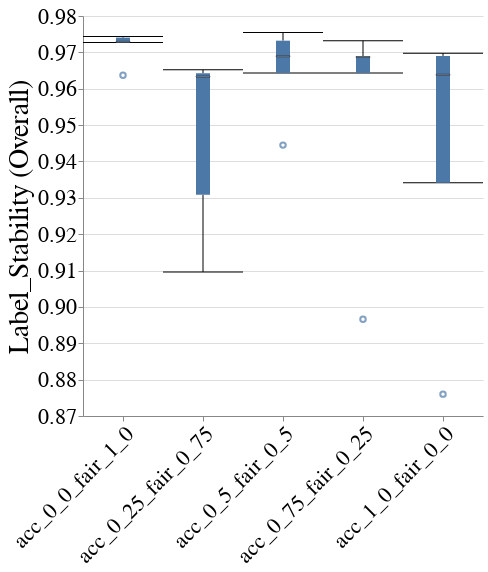

Notebook cell for this chart:
### Code cell
create_box_plot_per_cost_model(to_plot=best_lp_metrics_per_exp_config_df, metric_name="Label_Stability")

### Figure 1 — Vega-Lite specification as saved in the notebook (floating-point values rounded to 4 significant figures)
{"config": {"view": {"continuousWidth": 400, "continuousHeight": 300, "stroke": null}, "axis": {"labelFontSize": 22, "labelFontWeight": "normal", "titleFontSize": 28, "titleFontWeight": "normal"}, "title": {"fontSize": 28}}, "data": {"name": "data-537f8df85956f39d2b3340d9322106c4"}, "mark": {"type": "boxplot", "median": {"stroke": "black", "strokeWidth": 0.7}, "ticks": true}, "encoding": {"x": {"axis": {"labelAngle": -45, "labelLimit": 300}, "field": "exp_config_name", "title": null, "type": "nominal"}, "y": {"field": "overall", "scale": {"zero": false}, "title": "Label_Stability (Overall)", "type": "quantitative"}}, "height": 400, "width": 400, "$schema": "https://vega.github.io/schema/vega-lite/v4.17.0.json", "datasets": {"data-537f8df85956f39d2b3340d9322106c4": [{"exp_config_name": "acc_0_0_fair_1_0", "logical_pipeline_uuid": "Tm9uZSZESVImbHJfY2xm", "physical_pipeline_uuid": "10a4b262-5142-4d67-aceb-7c4e30102b28", "run_num": 4, "compound_pp_quality": 0.9905, "metric": "Label_Stability", "model_name": "lr_clf", "runtime_in_mins": 0.2394, "dataset_name": "folk_emp", "logical_pipeline_name": "None&DIR&lr_clf", "null_imputer_name": "None", "fairness_intervention_name": "DIR", "RAC1P_dis": 0.9821, "RAC1P_priv": 0.9675, "SEX&RAC1P_dis": 0.9788, "SEX&RAC1P_priv": 0.9715, "SEX_dis": 0.968, "SEX_priv": 0.9782, "overall": 0.9729}, {"exp_config_name": "acc_0_0_fair_1_0", "logical_pipeline_uuid": "Tm9uZSZESVImbHJfY2xm", "physical_pipeline_uuid": "27e41a7c-d6bf-46f0-9110-40e96932e653", "run_num": 5, "compound_pp_quality": 0.9882, "metric": "Label_Stability", "model_name": "lr_clf", "runtime_in_mins": 0.3664, "dataset_name": "folk_emp", "logical_pipeline_name": "None&DIR&lr_clf", "null_imputer_name": "None", "fairness_intervention_name": "DIR", "RAC1P_dis": 0.9822, "RAC1P_priv": 0.9695, "SEX&RAC1P_dis": 0.9834, "SEX&RAC1P_priv": 0.9722, "SEX_dis": 0.9761, "SEX_priv": 0.9726, "overall": 0.9743}, {"exp_config_name": "acc_0_0_fair_1_0", "logical_pipeline_uuid": "Tm9uZSZESVImbHJfY2xm", "physical_pipeline_uuid": "2a1062df-0658-4bed-bebc-f08a64c100bc", "run_num": 2, "compound_pp_quality": 0.9999, "metric": "Label_Stability", "model_name": "lr_clf", "runtime_in_mins": 0.2394, "dataset_name": "folk_emp", "logical_pipeline_name": "None&DIR&lr_clf", "null_imputer_name": "None", "fairness_intervention_name": "DIR", "RAC1P_dis": 0.9761, "RAC1P_priv": 0.9706, "SEX&RAC1P_dis": 0.9752, "SEX&RAC1P_priv": 0.9721, "SEX_dis": 0.9717, "SEX_priv": 0.9737, "overall": 0.9727}, {"exp_config_name": "acc_0_0_fair_1_0", "logical_pipeline_uuid": "Tm9uZSZESVImbHJfY2xm", "physical_pipeline_uuid": "473666fc-7673-4c1a-988f-7d339730ef11", "run_num": 1, "compound_pp_quality": 0.9804, "metric": "Label_Stability", "model_name": "lr_clf", "runtime_in_mins": 0.2218, "dataset_name": "folk_emp", "logical_pipeline_name": "None&DIR&lr_clf", "null_imputer_name": "None", "fairness_intervention_name": "DIR", "RAC1P_dis": 0.9741, "RAC1P_priv": 0.9578, "SEX&RAC1P_dis": 0.975, "SEX&RAC1P_priv": 0.9612, "SEX_dis": 0.9636, "SEX_priv": 0.9638, "overall": 0.9637}, {"exp_config_name": "acc_0_0_fair_1_0", "logical_pipeline_uuid": "Tm9uZSZESVImbHJfY2xm", "physical_pipeline_uuid": "a4e709f5-5df7-4a13-8d4f-d3f1e38dc8e2", "run_num": 3, "compound_pp_quality": 0.9487, "metric": "Label_Stability", "model_name": "lr_clf", "runtime_in_mins": 0.2785, "dataset_name": "folk_emp", "logical_pipeline_name": "None&DIR&lr_clf", "null_imputer_name": "None", "fairness_intervention_name": "DIR", "RAC1P_dis": 0.9796, "RAC1P_priv": 0.9708, "SEX&RAC1P_dis": 0.9819, "SEX&RAC1P_priv": 0.9722, "SEX_dis": 0.9769, "SEX_priv": 0.9711, "overall": 0.9741}, {"exp_config_name": "acc_0_25_fair_0_75", "logical_pipeline_uuid": "Tm9uZSZESVImbGdibV9jbGY=", "physical_pipeline_uuid": "10ec22bd-bb2b-4b0b-9c70-e0c2868ed85f", "run_num": 1, "compound_pp_quality": 0.9227, "metric": "Label_Stability", "model_name": "lgbm_clf", "runtime_in_mins": 0.9932, "dataset_name": "folk_emp", "logical_pipeline_name": "None&DIR&lgbm_clf", "null_imputer_name": "None", "fairness_intervention_name": "DIR", "RAC1P_dis": 0.9659, "RAC1P_priv": 0.9633, "SEX&RAC1P_dis": 0.9637, "SEX&RAC1P_priv": 0.9644, "SEX_dis": 0.9633, "SEX_priv": 0.9652, "overall": 0.9643}, {"exp_config_name": "acc_0_25_fair_0_75", "logical_pipeline_uuid": "Tm9uZSZESVImbGdibV9jbGY=", "physical_pipeline_uuid": "2001efbe-d5e3-4ded-afd0-791713baef03", "run_num": 2, "compound_pp_quality": 0.9262, "metric": "Label_Stability", "model_name": "lgbm_clf", "runtime_in_mins": 1.591, "dataset_name": "folk_emp", "logical_pipeline_name": "None&DIR&lgbm_clf", "null_imputer_name": "None", "fairness_intervention_name": "DIR", "RAC1P_dis": 0.9053, "RAC1P_priv": 0.9122, "SEX&RAC1P_dis": 0.9077, "SEX&RAC1P_priv": 0.9101, "SEX_dis": 0.9111, "SEX_priv": 0.9079, "overall": 0.9096}, {"exp_config_name": "acc_0_25_fair_0_75", "logical_pipeline_uuid": "Tm9uZSZESVImbGdibV9jbGY=", "physical_pipeline_uuid": "cae35392-63ad-4289-a244-ed998a037dab", "run_num": 3, "compound_pp_quality": 0.9325, "metric": "Label_Stability", "model_name": "lgbm_clf", "runtime_in_mins": 2.246, "dataset_name": "folk_emp", "logical_pipeline_name": "None&DIR&lgbm_clf", "null_imputer_name": "None", "fairness_intervention_name": "DIR", "RAC1P_dis": 0.9312, "RAC1P_priv": 0.9306, "SEX&RAC1P_dis": 0.9332, "SEX&RAC1P_priv": 0.9303, "SEX_dis": 0.9337, "SEX_priv": 0.928, "overall": 0.9308}, {"exp_config_name": "acc_0_25_fair_0_75", "logical_pipeline_uuid": "Tm9uZSZESVImbGdibV9jbGY=", "physical_pipeline_uuid": "e65d4227-6d08-432d-8b7e-cf1aec38947f", "run_num": 5, "compound_pp_quality": 0.9399, "metric": "Label_Stability", "model_name": "lgbm_clf", "runtime_in_mins": 0.3196, "dataset_name": "folk_emp", "logical_pipeline_name": "None&DIR&lgbm_clf", "null_imputer_name": "None", "fairness_intervention_name": "DIR", "RAC1P_dis": 0.967, "RAC1P_priv": 0.9642, "SEX&RAC1P_dis": 0.9633, "SEX&RAC1P_priv": 0.9657, "SEX_dis": 0.9632, "SEX_priv": 0.9673, "overall": 0.9652}, {"exp_config_name": "acc_0_25_fair_0_75", "logical_pipeline_uuid": "Tm9uZSZESVImbGdibV9jbGY=", "physical_pipeline_uuid": "eb9b5a19-82f6-416c-bf7f-9471911d01c1", "run_num": 4, "compound_pp_quality": 0.9446, "metric": "Label_Stability", "model_name": "lgbm_clf", "runtime_in_mins": 0.3492, "dataset_name": "folk_emp", "logical_pipeline_name": "None&DIR&lgbm_clf", "null_imputer_name": "None", "fairness_intervention_name": "DIR", "RAC1P_dis": 0.9668, "RAC1P_priv": 0.9613, "SEX&RAC1P_dis": 0.9689, "SEX&RAC1P_priv": 0.962, "SEX_dis": 0.9656, "SEX_priv": 0.9609, "overall": 0.9633}, {"exp_config_name": "acc_0_5_fair_0_5", "logical_pipeline_uuid": "Tm9uZSZESVImcmZfY2xm", "physical_pipeline_uuid": "07b5ccd5-a31a-40df-866d-e878edac7ba8", "run_num": 5, "compound_pp_quality": 0.8939, "metric": "Label_Stability", "model_name": "rf_clf", "runtime_in_mins": 0.5909, "dataset_name": "folk_emp", "logical_pipeline_name": "None&DIR&rf_clf", "null_imputer_name": "None", "fairness_intervention_name": "DIR", "RAC1P_dis": 0.9777, "RAC1P_priv": 0.9742, "SEX&RAC1P_dis": 0.9753, "SEX&RAC1P_priv": 0.9755, "SEX_dis": 0.975, "SEX_priv": 0.976, "overall": 0.9755}, {"exp_config_name": "acc_0_5_fair_0_5", "logical_pipeline_uuid": "Tm9uZSZESVImcmZfY2xm", "physical_pipeline_uuid": "25f8f8ee-416d-4ab7-b7f5-59f977922b92", "run_num": 1, "compound_pp_quality": 0.8783, "metric": "Label_Stability", "model_name": "rf_clf", "runtime_in_mins": 0.7308, "dataset_name": "folk_emp", "logical_pipeline_name": "None&DIR&rf_clf", "null_imputer_name": "None", "fairness_intervention_name": "DIR", "RAC1P_dis": 0.9405, "RAC1P_priv": 0.9468, "SEX&RAC1P_dis": 0.9297, "SEX&RAC1P_priv": 0.9479, "SEX_dis": 0.9435, "SEX_priv": 0.9455, "overall": 0.9445}, {"exp_config_name": "acc_0_5_fair_0_5", "logical_pipeline_uuid": "Tm9uZSZESVImcmZfY2xm", "physical_pipeline_uuid": "5734a395-9aba-48e5-93db-3110ef53510b", "run_num": 2, "compound_pp_quality": 0.9039, "metric": "Label_Stability", "model_name": "rf_clf", "runtime_in_mins": 0.3749, "dataset_name": "folk_emp", "logical_pipeline_name": "None&DIR&rf_clf", "null_imputer_name": "None", "fairness_intervention_name": "DIR", "RAC1P_dis": 0.9661, "RAC1P_priv": 0.9633, "SEX&RAC1P_dis": 0.9677, "SEX&RAC1P_priv": 0.9635, "SEX_dis": 0.9659, "SEX_priv": 0.9626, "overall": 0.9643}, {"exp_config_name": "acc_0_5_fair_0_5", "logical_pipeline_uuid": "Tm9uZSZESVImcmZfY2xm", "physical_pipeline_uuid": "9b20a654-b7bb-4036-90a1-6bfb70add4d3", "run_num": 3, "compound_pp_quality": 0.8859, "metric": "Label_Stability", "model_name": "rf_clf", "runtime_in_mins": 0.3695, "dataset_name": "folk_emp", "logical_pipeline_name": "None&DIR&rf_clf", "null_imputer_name": "None", "fairness_intervention_name": "DIR", "RAC1P_dis": 0.9718, "RAC1P_priv": 0.974, "SEX&RAC1P_dis": 0.9711, "SEX&RAC1P_priv": 0.9737, "SEX_dis": 0.9752, "SEX_priv": 0.9712, "overall": 0.9732}, {"exp_config_name": "acc_0_5_fair_0_5", "logical_pipeline_uuid": "Tm9uZSZESVImcmZfY2xm", "physical_pipeline_uuid": "e428c255-a1da-4312-a369-e71a6cad70ec", "run_num": 4, "compound_pp_quality": 0.8978, "metric": "Label_Stability", "model_name": "rf_clf", "runtime_in_mins": 0.3752, "dataset_name": "folk_emp", "logical_pipeline_name": "None&DIR&rf_clf", "null_imputer_name": "None", "fairness_intervention_name": "DIR", "RAC1P_dis": 0.9729, "RAC1P_priv": 0.9666, "SEX&RAC1P_dis": 0.9739, "SEX&RAC1P_priv": 0.9678, "SEX_dis": 0.9718, "SEX_priv": 0.9659, "overall": 0.9689}, {"exp_config_name": "acc_0_75_fair_0_25", "logical_pipeline_uuid": "Tm9uZSZESVImcmZfY2xm", "physical_pipeline_uuid": "29118464-4d6c-4ac9-9f57-378753656e1b", "run_num": 5, "compound_pp_quality": 0.8481, "metric": "Label_Stability", "model_name": "rf_clf", "runtime_in_mins": 0.3775, "dataset_name": "folk_emp", "logical_pipeline_name": "None&DIR&rf_clf", "null_imputer_name": "None", "fairness_intervention_name": "DIR", "RAC1P_dis": 0.9721, "RAC1P_priv": 0.9666, "SEX&RAC1P_dis": 0.968, "SEX&RAC1P_priv": 0.9689, "SEX_dis": 0.9672, "SEX_priv": 0.9703, "overall": 0.9687}, {"exp_config_name": "acc_0_75_fair_0_25", "logical_pipeline_uuid": "Tm9uZSZESVImcmZfY2xm", "physical_pipeline_uuid": "4127dfcc-8774-4868-8f9e-4e28d940d52d", "run_num": 2, "compound_pp_quality": 0.8569, "metric": "Label_Stability", "model_name": "rf_clf", "runtime_in_mins": 0.3968, "dataset_name": "folk_emp", "logical_pipeline_name": "None&DIR&rf_clf", "null_imputer_name": "None", "fairness_intervention_name": "DIR", "RAC1P_dis": 0.9661, "RAC1P_priv": 0.9633, "SEX&RAC1P_dis": 0.9677, "SEX&RAC1P_priv": 0.9635, "SEX_dis": 0.9659, "SEX_priv": 0.9626, "overall": 0.9643}, {"exp_config_name": "acc_0_75_fair_0_25", "logical_pipeline_uuid": "Tm9uZSZESVImcmZfY2xm", "physical_pipeline_uuid": "5c31e717-da62-4ff5-8b6a-e4fe51294caa", "run_num": 1, "compound_pp_quality": 0.8459, "metric": "Label_Stability", "model_name": "rf_clf", "runtime_in_mins": 0.4914, "dataset_name": "folk_emp", "logical_pipeline_name": "None&DIR&rf_clf", "null_imputer_name": "None", "fairness_intervention_name": "DIR", "RAC1P_dis": 0.8895, "RAC1P_priv": 0.9007, "SEX&RAC1P_dis": 0.878, "SEX&RAC1P_priv": 0.9008, "SEX_dis": 0.8941, "SEX_priv": 0.8991, "overall": 0.8966}, {"exp_config_name": "acc_0_75_fair_0_25", "logical_pipeline_uuid": "Tm9uZSZESVImcmZfY2xm", "physical_pipeline_uuid": "6fea3046-5edc-48da-bf66-d3bd28a20a7d", "run_num": 3, "compound_pp_quality": 0.8489, "metric": "Label_Stability", "model_name": "rf_clf", "runtime_in_mins": 0.367, "dataset_name": "folk_emp", "logical_pipeline_name": "None&DIR&rf_clf", "null_imputer_name": "None", "fairness_intervention_name": "DIR", "RAC1P_dis": 0.9718, "RAC1P_priv": 0.974, "SEX&RAC1P_dis": 0.9711, "SEX&RAC1P_priv": 0.9737, "SEX_dis": 0.9752, "SEX_priv": 0.9712, "overall": 0.9732}, {"exp_config_name": "acc_0_75_fair_0_25", "logical_pipeline_uuid": "Tm9uZSZESVImcmZfY2xm", "physical_pipeline_uuid": "de58d6fc-c4e3-4a8b-9fac-2e2ae41785e1", "run_num": 4, "compound_pp_quality": 0.8524, "metric": "Label_Stability", "model_name": "rf_clf", "runtime_in_mins": 0.3767, "dataset_name": "folk_emp", "logical_pipeline_name": "None&DIR&rf_clf", "null_imputer_name": "None", "fairness_intervention_name": "DIR", "RAC1P_dis": 0.9729, "RAC1P_priv": 0.9666, "SEX&RAC1P_dis": 0.9739, "SEX&RAC1P_priv": 0.9678, "SEX_dis": 0.9718, "SEX_priv": 0.9659, "overall": 0.9689}, {"exp_config_name": "acc_1_0_fair_0_0", "logical_pipeline_uuid": "Tm9uZSZOT19GQUlSTkVTU19JTlRFUlZFTlRJT04mcmZfY2xm", "physical_pipeline_uuid": "04361871-f4b5-42e2-891b-74ffddc2342b", "run_num": 3, "compound_pp_quality": 0.8123, "metric": "Label_Stability", "model_name": "rf_clf", "runtime_in_mins": 1.807, "dataset_name": "folk_emp", "logical_pipeline_name": "None&NO_FAIRNESS_INTERVENTION&rf_clf", "null_imputer_name": "None", "fairness_intervention_name": "NO_FAIRNESS_INTERVENTION", "RAC1P_dis": 0.9217, "RAC1P_priv": 0.9414, "SEX&RAC1P_dis": 0.9062, "SEX&RAC1P_priv": 0.9407, "SEX_dis": 0.928, "SEX_priv": 0.9404, "overall": 0.9341}, {"exp_config_name": "acc_1_0_fair_0_0", "logical_pipeline_uuid": "Tm9uZSZOT19GQUlSTkVTU19JTlRFUlZFTlRJT04mcmZfY2xm", "physical_pipeline_uuid": "262520f3-9c0d-434b-b1d9-726af3d7b117", "run_num": 4, "compound_pp_quality": 0.8078, "metric": "Label_Stability", "model_name": "rf_clf", "runtime_in_mins": 0.3753, "dataset_name": "folk_emp", "logical_pipeline_name": "None&NO_FAIRNESS_INTERVENTION&rf_clf", "null_imputer_name": "None", "fairness_intervention_name": "NO_FAIRNESS_INTERVENTION", "RAC1P_dis": 0.9744, "RAC1P_priv": 0.9671, "SEX&RAC1P_dis": 0.9732, "SEX&RAC1P_priv": 0.969, "SEX_dis": 0.9708, "SEX_priv": 0.9687, "overall": 0.9698}, {"exp_config_name": "acc_1_0_fair_0_0", "logical_pipeline_uuid": "Tm9uZSZOT19GQUlSTkVTU19JTlRFUlZFTlRJT04mcmZfY2xm", "physical_pipeline_uuid": "4c12117f-8fa2-46f0-b083-453d06acf10d", "run_num": 1, "compound_pp_quality": 0.8114, "metric": "Label_Stability", "model_name": "rf_clf", "runtime_in_mins": 0.6259, "dataset_name": "folk_emp", "logical_pipeline_name": "None&NO_FAIRNESS_INTERVENTION&rf_clf", "null_imputer_name": "None", "fairness_intervention_name": "NO_FAIRNESS_INTERVENTION", "RAC1P_dis": 0.8682, "RAC1P_priv": 0.8805, "SEX&RAC1P_dis": 0.8529, "SEX&RAC1P_priv": 0.8813, "SEX_dis": 0.872, "SEX_priv": 0.88, "overall": 0.876}, {"exp_config_name": "acc_1_0_fair_0_0", "logical_pipeline_uuid": "Tm9uZSZOT19GQUlSTkVTU19JTlRFUlZFTlRJT04mcmZfY2xm", "physical_pipeline_uuid": "f8faa13a-a1b9-4e2c-af8e-83f3f94475fe", "run_num": 2, "compound_pp_quality": 0.8102, "metric": "Label_Stability", "model_name": "rf_clf", "runtime_in_mins": 0.3708, "dataset_name": "folk_emp", "logical_pipeline_name": "None&NO_FAIRNESS_INTERVENTION&rf_clf", "null_imputer_name": "None", "fairness_intervention_name": "NO_FAIRNESS_INTERVENTION", "RAC1P_dis": 0.9677, "RAC1P_priv": 0.9615, "SEX&RAC1P_dis": 0.9658, "SEX&RAC1P_priv": 0.9633, "SEX_dis": 0.9644, "SEX_priv": 0.9632, "overall": 0.9638}, {"exp_config_name": "acc_1_0_fair_0_0", "logical_pipeline_uuid": "Tm9uZSZOT19GQUlSTkVTU19JTlRFUlZFTlRJT04mcmZfY2xm", "physical_pipeline_uuid": "ff4518c9-1014-46ef-abae-8a25ed099035", "run_num": 5, "compound_pp_quality": 0.8033, "metric": "Label_Stability", "model_name": "rf_clf", "runtime_in_mins": 0.3679, "dataset_name": "folk_emp", "logical_pipeline_name": "None&NO_FAIRNESS_INTERVENTION&rf_clf", "null_imputer_name": "None", "fairness_intervention_name": "NO_FAIRNESS_INTERVENTION", "RAC1P_dis": 0.9714, "RAC1P_priv": 0.9676, "SEX&RAC1P_dis": 0.9692, "SEX&RAC1P_priv": 0.969, "SEX_dis": 0.9686, "SEX_priv": 0.9695, "overall": 0.969}]}}
